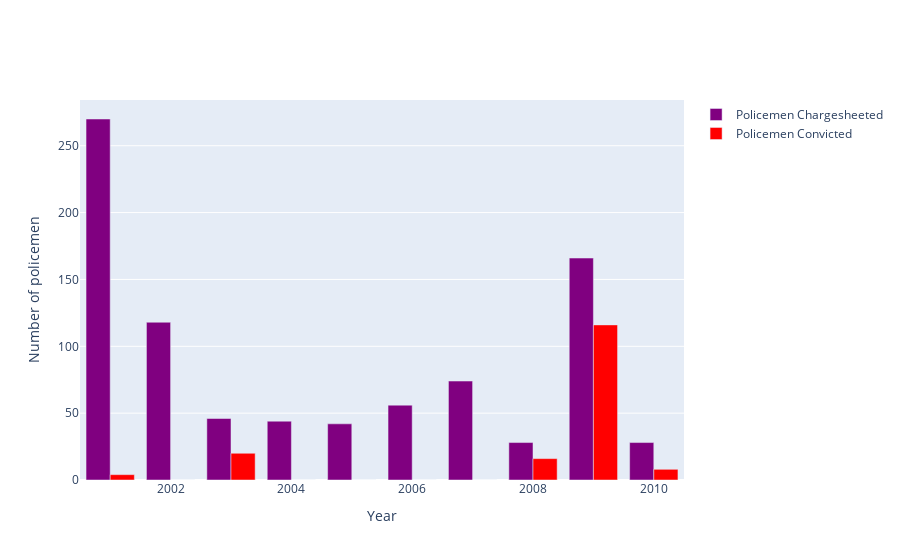

This figure's notebook cell:
### Markdown cell above
### Policemen Chargesheeted vs Policemen Convicted <a class="anchor" id="section_2_5"></a>

### Code cell
g4 = pd.DataFrame(police_hr.groupby(['Year'])['Policemen_Chargesheeted','Policemen_Convicted'].sum().reset_index())

year=['2001','2002','2003','2004','2005','2006','2007','2008','2009','2010']

fig = go.Figure(data=[
    go.Bar(name='Policemen Chargesheeted', x=year, y=g4['Policemen_Chargesheeted'],
           marker_color='purple'),
    go.Bar(name='Policemen Convicted', x=year, y=g4['Policemen_Convicted'],
          marker_color='red')
])

fig.update_layout(barmode='group',xaxis_title='Year',yaxis_title='Number of policemen')
fig.show()

### Figure 1 — Plotly figure (JSON) as saved in the notebook; plotly's stock layout.template omitted (floating-point values rounded to 4 significant figures)
{"data": [{"marker": {"color": "purple"}, "name": "Policemen Chargesheeted", "type": "bar", "x": ["2001", "2002", "2003", "2004", "2005", "2006", "2007", "2008", "2009", "2010"], "y": [270, 118, 46, 44, 42, 56, 74, 28, 166, 28]}, {"marker": {"color": "red"}, "name": "Policemen Convicted", "type": "bar", "x": ["2001", "2002", "2003", "2004", "2005", "2006", "2007", "2008", "2009", "2010"], "y": [4, 0, 20, 0, 0, 0, 0, 16, 116, 8]}], "layout": {"barmode": "group", "xaxis": {"title": {"text": "Year"}}, "yaxis": {"title": {"text": "Number of policemen"}}}}
